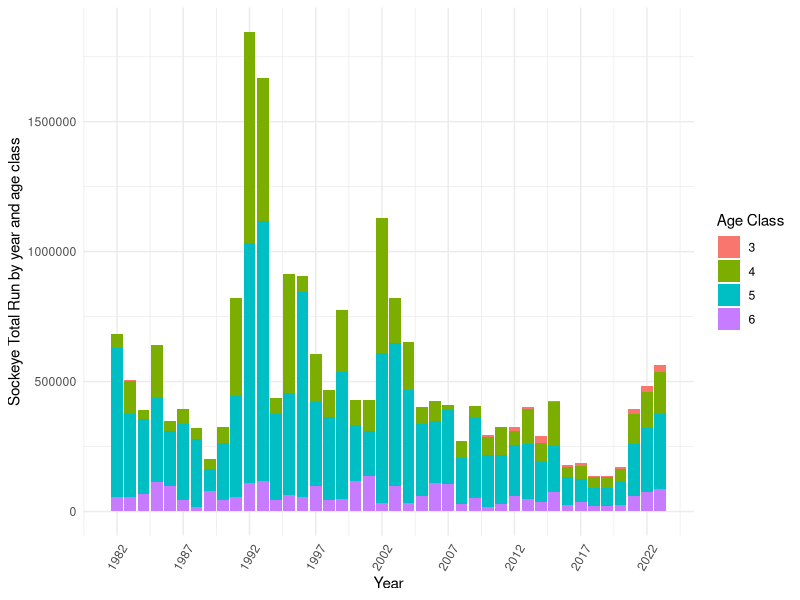

Write the R code that produced this figure.
## ---- chunk 1
#| include: false
#| 
library(tidyverse)

# Read in Meziadin/Nass TE/TR data:
mez_nass_TR_TE <- read_csv("data/nass vs mez TR TE new.csv") %>%
  filter(type == "Total Return") %>%
  drop_na("Meziadin") %>%
  rename(runyear = year)

# data to 2023:
#filter to include just the missing years (2018-2023)

datanew <- read.csv("data/TRTC-Results--Nass-Sockeye_kke.csv") %>%
  filter(CU_Name == "Meziadin") %>%
  subset(select = -c(CU, SpeciesId, T_Idx_E, ExpFactor1, ExpFactor2, AdjSum, ObsE,
                     ExpFactor3, TE, CDN.Harvest, CDN.ER, Q1, Q2, Q3, ER.Indicator,
                     ER.Indicator.Lookup, ER.Source, StatArea, TRTC, Total.Harvest,
                     Total.ER, CU_Name)) %>%
  filter(Year %in% c("2018", "2019", "2020", "2021", "2022", "2023")) %>%
  rename(runyear = Year, `Meziadin_Total Return` = Total.Run)%>%
  mutate(`Meziadin_Total Return` = as.numeric(gsub(",","",`Meziadin_Total Return`))) %>%
  mutate(p.age3 = 0.046,
         p.age4 = 0.29,
         p.age5 = 0.512,
         p.age6 = 0.154,
         Total = sum(p.age3, p.age4, p.age5, p.age6), 
         "3" = p.age3*`Meziadin_Total Return`,
         "4" = p.age4*`Meziadin_Total Return`,
         "5" = p.age5*`Meziadin_Total Return`,
         "6" = p.age6*`Meziadin_Total Return`)

#Wide format to have total run and escapement as columns
TR_TE_wide <- pivot_wider(mez_nass_TR_TE, names_from = type, values_from = c(Meziadin, Nass))

# Read in Meziadin by age data:
mez_age <- read_csv("data/Mez scale data - Andy.csv") %>%
  rename(runyear = Year)

# Merge the two dataframes 
all_mezdata <- merge(TR_TE_wide, mez_age, by = "runyear") %>%
  # filter to only Meziadin data, remove uninformative columns
  subset(select = -c(`Nass_Total Return`, RunAge7, AgeComp, mez.p, non.mez)) %>%
  # add sockeye escapement for each age class (total * percent age)
  # add sockeye total return number for each age class
  mutate("3" = RunAge3*`Meziadin_Total Return`,
         "4" = RunAge4*`Meziadin_Total Return`,
         "5" = RunAge5*`Meziadin_Total Return`,
         "6" = RunAge6*`Meziadin_Total Return`) %>%
  # clarify column name for percentages
  rename(p.age3 = RunAge3, p.age4 = RunAge4, p.age5 = RunAge5, p.age6 = RunAge6)

# Merge old and new data
all_mezdata <- bind_rows(all_mezdata, datanew)

# format for plotting
all_mezdata_long <- all_mezdata %>%
  pivot_longer(cols = "3":"6", names_to = "tr_ageclass", values_to = "tr_count") %>%
  rename(`Age Class` = tr_ageclass)

## ---- chunk 2
#| echo: false
all_mezdata_long %>%
  ggplot(aes(x = runyear, y = tr_count, fill = `Age Class`)) +
  geom_col() +
  theme_minimal() +
  xlab("Year") +
  ylab("Sockeye Total Run by year and age class") +
  scale_x_continuous(breaks = round(seq(min(all_mezdata_long$runyear), max(all_mezdata_long$runyear), 
                                        by = 5),1)) +
  theme(axis.text.x = element_text(angle = 60, vjust = 0.5))
